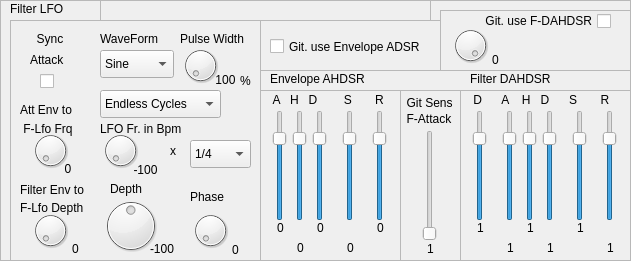
    <widget class="QFrame" name="frame_5">
     <property name="geometry">
      <rect>
       <x>380</x>
       <y>0</y>
       <width>631</width>
       <height>261</height>
      </rect>
     </property>
     <property name="frameShape">
      <enum>QFrame::StyledPanel</enum>
     </property>
     <property name="frameShadow">
      <enum>QFrame::Raised</enum>
     </property>
     <widget class="QFrame" name="frame_16">
      <property name="geometry">
       <rect>
        <x>460</x>
        <y>90</y>
        <width>171</width>
        <height>171</height>
       </rect>
      </property>
      <property name="frameShape">
       <enum>QFrame::StyledPanel</enum>
      </property>
      <property name="frameShadow">
       <enum>QFrame::Raised</enum>
      </property>
      <widget class="QSlider" name="verticalSlider_FilterDelay">
       <property name="geometry">
        <rect>
         <x>10</x>
         <y>20</y>
         <width>20</width>
         <height>111</height>
        </rect>
       </property>
       <property name="maximum">
        <number>127</number>
       </property>
       <property name="sliderPosition">
        <number>99</number>
       </property>
       <property name="orientation">
        <enum>Qt::Vertical</enum>
       </property>
      </widget>
      <widget class="QSlider" name="verticalSlider_FilterSustain">
       <property name="geometry">
        <rect>
         <x>110</x>
         <y>20</y>
         <width>20</width>
         <height>111</height>
        </rect>
       </property>
       <property name="maximum">
        <number>100</number>
       </property>
       <property name="value">
        <number>78</number>
       </property>
       <property name="orientation">
        <enum>Qt::Vertical</enum>
       </property>
      </widget>
      <widget class="QSlider" name="verticalSlider_FilterRelease">
       <property name="geometry">
        <rect>
         <x>140</x>
         <y>20</y>
         <width>20</width>
         <height>111</height>
        </rect>
       </property>
       <property name="maximum">
        <number>127</number>
       </property>
       <property name="value">
        <number>99</number>
       </property>
       <property name="orientation">
        <enum>Qt::Vertical</enum>
       </property>
      </widget>
      <widget class="QSlider" name="verticalSlider_FilterAttack">
       <property name="geometry">
        <rect>
         <x>40</x>
         <y>20</y>
         <width>20</width>
         <height>111</height>
        </rect>
       </property>
       <property name="maximum">
        <number>127</number>
       </property>
       <property name="sliderPosition">
        <number>99</number>
       </property>
       <property name="orientation">
        <enum>Qt::Vertical</enum>
       </property>
      </widget>
      <widget class="QSlider" name="verticalSlider_FilterHold">
       <property name="geometry">
        <rect>
         <x>60</x>
         <y>20</y>
         <width>20</width>
         <height>111</height>
        </rect>
       </property>
       <property name="maximum">
        <number>127</number>
       </property>
       <property name="sliderPosition">
        <number>99</number>
       </property>
       <property name="orientation">
        <enum>Qt::Vertical</enum>
       </property>
      </widget>
      <widget class="QSlider" name="verticalSlider_FilterDecay">
       <property name="geometry">
        <rect>
         <x>80</x>
         <y>20</y>
         <width>20</width>
         <height>111</height>
        </rect>
       </property>
       <property name="maximum">
        <number>127</number>
       </property>
       <property name="sliderPosition">
        <number>99</number>
       </property>
       <property name="orientation">
        <enum>Qt::Vertical</enum>
       </property>
      </widget>
      <widget class="QLabel" name="label_FilterAttack">
       <property name="geometry">
        <rect>
         <x>30</x>
         <y>150</y>
         <width>41</width>
         <height>16</height>
        </rect>
       </property>
       <property name="text">
        <string>1</string>
       </property>
       <property name="alignment">
        <set>Qt::AlignCenter</set>
       </property>
      </widget>
      <widget class="QLabel" name="label_FilterRelease">
       <property name="geometry">
        <rect>
         <x>130</x>
         <y>150</y>
         <width>41</width>
         <height>16</height>
        </rect>
       </property>
       <property name="text">
        <string>1</string>
       </property>
       <property name="alignment">
        <set>Qt::AlignCenter</set>
       </property>
      </widget>
      <widget class="QLabel" name="label_FilterDecay">
       <property name="geometry">
        <rect>
         <x>70</x>
         <y>150</y>
         <width>41</width>
         <height>16</height>
        </rect>
       </property>
       <property name="text">
        <string>1</string>
       </property>
       <property name="alignment">
        <set>Qt::AlignCenter</set>
       </property>
      </widget>
      <widget class="QLabel" name="label_FilterDelay">
       <property name="geometry">
        <rect>
         <x>0</x>
         <y>130</y>
         <width>41</width>
         <height>16</height>
        </rect>
       </property>
       <property name="text">
        <string>1</string>
       </property>
       <property name="alignment">
        <set>Qt::AlignCenter</set>
       </property>
      </widget>
      <widget class="QLabel" name="label_FilterHold">
       <property name="geometry">
        <rect>
         <x>50</x>
         <y>130</y>
         <width>41</width>
         <height>16</height>
        </rect>
       </property>
       <property name="text">
        <string>1</string>
       </property>
       <property name="alignment">
        <set>Qt::AlignCenter</set>
       </property>
      </widget>
      <widget class="QLabel" name="label_FilterSustain">
       <property name="geometry">
        <rect>
         <x>100</x>
         <y>130</y>
         <width>41</width>
         <height>16</height>
        </rect>
       </property>
       <property name="text">
        <string>1</string>
       </property>
       <property name="alignment">
        <set>Qt::AlignCenter</set>
       </property>
      </widget>
      <widget class="QLabel" name="label_58">
       <property name="geometry">
        <rect>
         <x>10</x>
         <y>0</y>
         <width>151</width>
         <height>20</height>
        </rect>
       </property>
       <property name="text">
        <string> D      A    H   D      S       R</string>
       </property>
      </widget>
     </widget>
     <widget class="QFrame" name="frame_44">
      <property name="geometry">
       <rect>
        <x>10</x>
        <y>20</y>
        <width>251</width>
        <height>241</height>
       </rect>
      </property>
      <property name="frameShape">
       <enum>QFrame::StyledPanel</enum>
      </property>
      <property name="frameShadow">
       <enum>QFrame::Raised</enum>
      </property>
      <widget class="QLabel" name="label_73">
       <property name="geometry">
        <rect>
         <x>100</x>
         <y>160</y>
         <width>41</width>
         <height>18</height>
        </rect>
       </property>
       <property name="text">
        <string>Depth</string>
       </property>
      </widget>
      <widget class="QDial" name="dial_21FilterLFOPulseWide">
       <property name="geometry">
        <rect>
         <x>170</x>
         <y>20</y>
         <width>41</width>
         <height>51</height>
        </rect>
       </property>
       <property name="maximum">
        <number>127</number>
       </property>
      </widget>
      <widget class="QLabel" name="label_91">
       <property name="geometry">
        <rect>
         <x>180</x>
         <y>170</y>
         <width>41</width>
         <height>21</height>
        </rect>
       </property>
       <property name="text">
        <string>Phase</string>
       </property>
       <property name="alignment">
        <set>Qt::AlignLeading|Qt::AlignLeft|Qt::AlignTop</set>
       </property>
      </widget>
      <widget class="QComboBox" name="comboBox_5FilterLFOWafeForm">
       <property name="geometry">
        <rect>
         <x>90</x>
         <y>30</y>
         <width>74</width>
         <height>28</height>
        </rect>
       </property>
       <property name="maxVisibleItems">
        <number>12</number>
       </property>
       <item>
        <property name="text">
         <string>Sine</string>
        </property>
       </item>
       <item>
        <property name="text">
         <string>Saw</string>
        </property>
       </item>
       <item>
        <property name="text">
         <string>Saw-R</string>
        </property>
       </item>
       <item>
        <property name="text">
         <string>Sqare</string>
        </property>
       </item>
       <item>
        <property name="text">
         <string>Triangle</string>
        </property>
       </item>
       <item>
        <property name="text">
         <string>Pulse</string>
        </property>
       </item>
       <item>
        <property name="text">
         <string>Ramp Up</string>
        </property>
       </item>
       <item>
        <property name="text">
         <string>Ramp Down</string>
        </property>
       </item>
       <item>
        <property name="text">
         <string>Step Up</string>
        </property>
       </item>
       <item>
        <property name="text">
         <string>Step Down</string>
        </property>
       </item>
       <item>
        <property name="text">
         <string>Hui</string>
        </property>
       </item>
       <item>
        <property name="text">
         <string>Hoi</string>
        </property>
       </item>
      </widget>
      <widget class="QLabel" name="label_69">
       <property name="geometry">
        <rect>
         <x>170</x>
         <y>10</y>
         <width>81</width>
         <height>18</height>
        </rect>
       </property>
       <property name="text">
        <string>Pulse Width</string>
       </property>
      </widget>
      <widget class="QLabel" name="label_71">
       <property name="geometry">
        <rect>
         <x>90</x>
         <y>100</y>
         <width>101</width>
         <height>18</height>
        </rect>
       </property>
       <property name="text">
        <string>LFO Fr. in Bpm</string>
       </property>
      </widget>
      <widget class="QComboBox" name="comboBox_6FilterLFOBpmMultip">
       <property name="geometry">
        <rect>
         <x>180</x>
         <y>120</y>
         <width>61</width>
         <height>28</height>
        </rect>
       </property>
       <property name="currentIndex">
        <number>7</number>
       </property>
       <item>
        <property name="text">
         <string>.1/1</string>
        </property>
       </item>
       <item>
        <property name="text">
         <string>1/1</string>
        </property>
       </item>
       <item>
        <property name="text">
         <string>T1/1</string>
        </property>
       </item>
       <item>
        <property name="text">
         <string>. 1/2</string>
        </property>
       </item>
       <item>
        <property name="text">
         <string>1/2</string>
        </property>
       </item>
       <item>
        <property name="text">
         <string>T1/2</string>
        </property>
       </item>
       <item>
        <property name="text">
         <string>. 1/4</string>
        </property>
       </item>
       <item>
        <property name="text">
         <string>1/4</string>
        </property>
       </item>
       <item>
        <property name="text">
         <string>T1/4</string>
        </property>
       </item>
       <item>
        <property name="text">
         <string>.1/8</string>
        </property>
       </item>
       <item>
        <property name="text">
         <string>1/8</string>
        </property>
       </item>
       <item>
        <property name="text">
         <string>T1/8</string>
        </property>
       </item>
       <item>
        <property name="text">
         <string>.1/16</string>
        </property>
       </item>
       <item>
        <property name="text">
         <string>1/16</string>
        </property>
       </item>
       <item>
        <property name="text">
         <string>T1/16</string>
        </property>
       </item>
       <item>
        <property name="text">
         <string>.1/32</string>
        </property>
       </item>
       <item>
        <property name="text">
         <string>1/32</string>
        </property>
       </item>
       <item>
        <property name="text">
         <string>T1/32</string>
        </property>
       </item>
       <item>
        <property name="text">
         <string>.1/64</string>
        </property>
       </item>
       <item>
        <property name="text">
         <string>1/64</string>
        </property>
       </item>
       <item>
        <property name="text">
         <string>T1/64</string>
        </property>
       </item>
      </widget>
      <widget class="QLabel" name="label_67">
       <property name="geometry">
        <rect>
         <x>90</x>
         <y>10</y>
         <width>71</width>
         <height>18</height>
        </rect>
       </property>
       <property name="text">
        <string>WaveForm</string>
       </property>
      </widget>
      <widget class="QLabel" name="label_68FilterLfoPulseWide">
       <property name="geometry">
        <rect>
         <x>200</x>
         <y>50</y>
         <width>31</width>
         <height>20</height>
        </rect>
       </property>
       <property name="text">
        <string>100</string>
       </property>
       <property name="alignment">
        <set>Qt::AlignCenter</set>
       </property>
      </widget>
      <widget class="QDial" name="dial_FilterLfoDepth">
       <property name="geometry">
        <rect>
         <x>90</x>
         <y>170</y>
         <width>61</width>
         <height>71</height>
        </rect>
       </property>
       <property name="maximum">
        <number>127</number>
       </property>
       <property name="value">
        <number>64</number>
       </property>
      </widget>
      <widget class="QLabel" name="label_FilterLfoDepth">
       <property name="geometry">
        <rect>
         <x>140</x>
         <y>220</y>
         <width>31</width>
         <height>18</height>
        </rect>
       </property>
       <property name="text">
        <string>-100</string>
       </property>
      </widget>
      <widget class="QLabel" name="label_41">
       <property name="geometry">
        <rect>
         <x>230</x>
         <y>50</y>
         <width>21</width>
         <height>21</height>
        </rect>
       </property>
       <property name="text">
        <string>%</string>
       </property>
      </widget>
      <widget class="QDial" name="dial_FilterLFO_Phase">
       <property name="geometry">
        <rect>
         <x>180</x>
         <y>190</y>
         <width>41</width>
         <height>41</height>
        </rect>
       </property>
       <property name="maximum">
        <number>127</number>
       </property>
      </widget>
      <widget class="QLabel" name="label_Filter_LFO_Phase">
       <property name="geometry">
        <rect>
         <x>210</x>
         <y>220</y>
         <width>31</width>
         <height>20</height>
        </rect>
       </property>
       <property name="text">
        <string>0</string>
       </property>
       <property name="alignment">
        <set>Qt::AlignCenter</set>
       </property>
      </widget>
      <widget class="QDial" name="dialFilterLFOBPM">
       <property name="geometry">
        <rect>
         <x>90</x>
         <y>110</y>
         <width>41</width>
         <height>41</height>
        </rect>
       </property>
       <property name="maximum">
        <number>127</number>
       </property>
      </widget>
      <widget class="QLabel" name="label_18FilterLFOBPM">
       <property name="geometry">
        <rect>
         <x>120</x>
         <y>140</y>
         <width>31</width>
         <height>20</height>
        </rect>
       </property>
       <property name="text">
        <string>-100</string>
       </property>
       <property name="alignment">
        <set>Qt::AlignCenter</set>
       </property>
      </widget>
      <widget class="QLabel" name="label_43">
       <property name="geometry">
        <rect>
         <x>160</x>
         <y>120</y>
         <width>21</width>
         <height>21</height>
        </rect>
       </property>
       <property name="text">
        <string>x</string>
       </property>
       <property name="alignment">
        <set>Qt::AlignLeading|Qt::AlignLeft|Qt::AlignVCenter</set>
       </property>
      </widget>
      <widget class="QCheckBox" name="checkBoxFilterLfoSyncToAttack">
       <property name="geometry">
        <rect>
         <x>30</x>
         <y>50</y>
         <width>21</width>
         <height>22</height>
        </rect>
       </property>
       <property name="text">
        <string/>
       </property>
      </widget>
      <widget class="QLabel" name="label_186">
       <property name="geometry">
        <rect>
         <x>20</x>
         <y>10</y>
         <width>41</width>
         <height>18</height>
        </rect>
       </property>
       <property name="text">
        <string>  Sync</string>
       </property>
      </widget>
      <widget class="QLabel" name="label_187">
       <property name="geometry">
        <rect>
         <x>20</x>
         <y>30</y>
         <width>41</width>
         <height>20</height>
        </rect>
       </property>
       <property name="text">
        <string>Attack</string>
       </property>
      </widget>
      <widget class="QDial" name="dial_FilterLfoATTCKtoFreq">
       <property name="geometry">
        <rect>
         <x>20</x>
         <y>110</y>
         <width>41</width>
         <height>41</height>
        </rect>
       </property>
       <property name="maximum">
        <number>127</number>
       </property>
      </widget>
      <widget class="QLabel" name="label_189">
       <property name="geometry">
        <rect>
         <x>10</x>
         <y>100</y>
         <width>59</width>
         <height>18</height>
        </rect>
       </property>
       <property name="text">
        <string> F-Lfo Frq</string>
       </property>
      </widget>
      <widget class="QLabel" name="label_188">
       <property name="geometry">
        <rect>
         <x>10</x>
         <y>80</y>
         <width>61</width>
         <height>20</height>
        </rect>
       </property>
       <property name="text">
        <string>Att Env to</string>
       </property>
      </widget>
      <widget class="QLabel" name="label_FilterLfoAttackToFreq">
       <property name="geometry">
        <rect>
         <x>50</x>
         <y>140</y>
         <width>16</width>
         <height>18</height>
        </rect>
       </property>
       <property name="text">
        <string>0</string>
       </property>
       <property name="alignment">
        <set>Qt::AlignCenter</set>
       </property>
      </widget>
      <widget class="QLabel" name="label_191">
       <property name="geometry">
        <rect>
         <x>10</x>
         <y>180</y>
         <width>71</width>
         <height>16</height>
        </rect>
       </property>
       <property name="text">
        <string>F-Lfo Depth</string>
       </property>
      </widget>
      <widget class="QLabel" name="label_FilterLfoAttackToDepth">
       <property name="geometry">
        <rect>
         <x>50</x>
         <y>220</y>
         <width>31</width>
         <height>18</height>
        </rect>
       </property>
       <property name="text">
        <string>0</string>
       </property>
       <property name="alignment">
        <set>Qt::AlignCenter</set>
       </property>
      </widget>
      <widget class="QDial" name="dial_FilterLfoATTCKtoDepth">
       <property name="geometry">
        <rect>
         <x>20</x>
         <y>190</y>
         <width>41</width>
         <height>41</height>
        </rect>
       </property>
       <property name="maximum">
        <number>127</number>
       </property>
      </widget>
      <widget class="QLabel" name="label_190">
       <property name="geometry">
        <rect>
         <x>10</x>
         <y>160</y>
         <width>81</width>
         <height>20</height>
        </rect>
       </property>
       <property name="text">
        <string>Filter Env to</string>
       </property>
      </widget>
      <widget class="QComboBox" name="comboBox_FilterLfoCycles">
       <property name="geometry">
        <rect>
         <x>90</x>
         <y>70</y>
         <width>121</width>
         <height>28</height>
        </rect>
       </property>
       <item>
        <property name="text">
         <string>Endless Cycles</string>
        </property>
       </item>
       <item>
        <property name="text">
         <string>1 Cycle</string>
        </property>
       </item>
       <item>
        <property name="text">
         <string>2 Cycles</string>
        </property>
       </item>
       <item>
        <property name="text">
         <string>3 Cycles</string>
        </property>
       </item>
       <item>
        <property name="text">
         <string>4 Cycles</string>
        </property>
       </item>
       <item>
        <property name="text">
         <string>5 Cycles</string>
        </property>
       </item>
       <item>
        <property name="text">
         <string>6 Cycles</string>
        </property>
       </item>
       <item>
        <property name="text">
         <string>7 Cycles</string>
        </property>
       </item>
       <item>
        <property name="text">
         <string>8 Cycles</string>
        </property>
       </item>
       <item>
        <property name="text">
         <string>9 Cycles</string>
        </property>
       </item>
       <item>
        <property name="text">
         <string>10 Cycles</string>
        </property>
       </item>
      </widget>
     </widget>
     <widget class="QLabel" name="label_70">
      <property name="geometry">
       <rect>
        <x>10</x>
        <y>0</y>
        <width>61</width>
        <height>18</height>
       </rect>
      </property>
      <property name="text">
       <string>Filter LFO</string>
      </property>
     </widget>
     <widget class="QFrame" name="frame_24">
      <property name="geometry">
       <rect>
        <x>260</x>
        <y>90</y>
        <width>141</width>
        <height>171</height>
       </rect>
      </property>
      <property name="frameShape">
       <enum>QFrame::StyledPanel</enum>
      </property>
      <property name="frameShadow">
       <enum>QFrame::Raised</enum>
      </property>
      <widget class="QSlider" name="verticalSlider_envelopeAttack">
       <property name="geometry">
        <rect>
         <x>10</x>
         <y>20</y>
         <width>20</width>
         <height>111</height>
        </rect>
       </property>
       <property name="maximum">
        <number>127</number>
       </property>
       <property name="sliderPosition">
        <number>99</number>
       </property>
       <property name="orientation">
        <enum>Qt::Vertical</enum>
       </property>
      </widget>
      <widget class="QSlider" name="verticalSlider_envelopeRelease">
       <property name="geometry">
        <rect>
         <x>110</x>
         <y>20</y>
         <width>20</width>
         <height>111</height>
        </rect>
       </property>
       <property name="maximum">
        <number>127</number>
       </property>
       <property name="sliderPosition">
        <number>99</number>
       </property>
       <property name="orientation">
        <enum>Qt::Vertical</enum>
       </property>
      </widget>
      <widget class="QSlider" name="verticalSlider_envelopeHold">
       <property name="geometry">
        <rect>
         <x>30</x>
         <y>20</y>
         <width>20</width>
         <height>111</height>
        </rect>
       </property>
       <property name="maximum">
        <number>127</number>
       </property>
       <property name="sliderPosition">
        <number>99</number>
       </property>
       <property name="orientation">
        <enum>Qt::Vertical</enum>
       </property>
      </widget>
      <widget class="QSlider" name="verticalSlider_envelopeDecay">
       <property name="geometry">
        <rect>
         <x>50</x>
         <y>20</y>
         <width>20</width>
         <height>111</height>
        </rect>
       </property>
       <property name="maximum">
        <number>127</number>
       </property>
       <property name="sliderPosition">
        <number>99</number>
       </property>
       <property name="orientation">
        <enum>Qt::Vertical</enum>
       </property>
      </widget>
      <widget class="QSlider" name="verticalSlider_envelopeSustain">
       <property name="geometry">
        <rect>
         <x>80</x>
         <y>20</y>
         <width>20</width>
         <height>111</height>
        </rect>
       </property>
       <property name="maximum">
        <number>100</number>
       </property>
       <property name="sliderPosition">
        <number>78</number>
       </property>
       <property name="orientation">
        <enum>Qt::Vertical</enum>
       </property>
      </widget>
      <widget class="QLabel" name="label_EnvelopeHold">
       <property name="geometry">
        <rect>
         <x>20</x>
         <y>150</y>
         <width>41</width>
         <height>16</height>
        </rect>
       </property>
       <property name="text">
        <string>0</string>
       </property>
       <property name="alignment">
        <set>Qt::AlignCenter</set>
       </property>
      </widget>
      <widget class="QLabel" name="label_EnvelopeSustain">
       <property name="geometry">
        <rect>
         <x>70</x>
         <y>150</y>
         <width>41</width>
         <height>16</height>
        </rect>
       </property>
       <property name="text">
        <string>0</string>
       </property>
       <property name="alignment">
        <set>Qt::AlignCenter</set>
       </property>
      </widget>
      <widget class="QLabel" name="label_EnvelopeAttack">
       <property name="geometry">
        <rect>
         <x>0</x>
         <y>130</y>
         <width>41</width>
         <height>16</height>
        </rect>
       </property>
       <property name="text">
        <string>0</string>
       </property>
       <property name="alignment">
        <set>Qt::AlignCenter</set>
       </property>
      </widget>
      <widget class="QLabel" name="label_EnvelopeDecay">
       <property name="geometry">
        <rect>
         <x>40</x>
         <y>130</y>
         <width>41</width>
         <height>16</height>
        </rect>
       </property>
       <property name="text">
        <string>0</string>
       </property>
       <property name="alignment">
        <set>Qt::AlignCenter</set>
       </property>
      </widget>
      <widget class="QLabel" name="label_EnvelopeRelease">
       <property name="geometry">
        <rect>
         <x>100</x>
         <y>130</y>
         <width>41</width>
         <height>16</height>
        </rect>
       </property>
       <property name="text">
        <string>0</string>
       </property>
       <property name="alignment">
        <set>Qt::AlignCenter</set>
       </property>
      </widget>
      <widget class="QLabel" name="label_100">
       <property name="geometry">
        <rect>
         <x>10</x>
         <y>0</y>
         <width>131</width>
         <height>20</height>
        </rect>
       </property>
       <property name="text">
        <string> A   H   D        S       R</string>
       </property>
      </widget>
     </widget>
     <widget class="QFrame" name="frame_21">
      <property name="geometry">
       <rect>
        <x>400</x>
        <y>90</y>
        <width>61</width>
        <height>171</height>
       </rect>
      </property>
      <property name="frameShape">
       <enum>QFrame::StyledPanel</enum>
      </property>
      <property name="frameShadow">
       <enum>QFrame::Raised</enum>
      </property>
      <widget class="QSlider" name="verticalSliderGitarSensingAttack">
       <property name="geometry">
        <rect>
         <x>20</x>
         <y>40</y>
         <width>20</width>
         <height>111</height>
        </rect>
       </property>
       <property name="maximum">
        <number>127</number>
       </property>
       <property name="orientation">
        <enum>Qt::Vertical</enum>
       </property>
      </widget>
      <widget class="QLabel" name="label_GitSensAttack">
       <property name="geometry">
        <rect>
         <x>10</x>
         <y>150</y>
         <width>41</width>
         <height>18</height>
        </rect>
       </property>
       <property name="text">
        <string>1</string>
       </property>
       <property name="alignment">
        <set>Qt::AlignCenter</set>
       </property>
      </widget>
      <widget class="QLabel" name="label_84">
       <property name="geometry">
        <rect>
         <x>0</x>
         <y>20</y>
         <width>61</width>
         <height>18</height>
        </rect>
       </property>
       <property name="text">
        <string>  F-Attack</string>
       </property>
      </widget>
      <widget class="QLabel" name="label_85">
       <property name="geometry">
        <rect>
         <x>0</x>
         <y>-3</y>
         <width>61</width>
         <height>31</height>
        </rect>
       </property>
       <property name="text">
        <string>  Git Sens</string>
       </property>
      </widget>
     </widget>
     <widget class="QLabel" name="label_46">
      <property name="geometry">
       <rect>
        <x>270</x>
        <y>70</y>
        <width>111</width>
        <height>18</height>
       </rect>
      </property>
      <property name="text">
       <string>Envelope AHDSR</string>
      </property>
     </widget>
     <widget class="QLabel" name="label_57">
      <property name="geometry">
       <rect>
        <x>470</x>
        <y>70</y>
        <width>101</width>
        <height>18</height>
       </rect>
      </property>
      <property name="text">
       <string>Filter DAHDSR</string>
      </property>
     </widget>
     <widget class="QFrame" name="frame_28">
      <property name="geometry">
       <rect>
        <x>440</x>
        <y>10</y>
        <width>191</width>
        <height>61</height>
       </rect>
      </property>
      <property name="frameShape">
       <enum>QFrame::StyledPanel</enum>
      </property>
      <property name="frameShadow">
       <enum>QFrame::Raised</enum>
      </property>
      <widget class="QDial" name="dial_GuitarFilterStaticVelocity">
       <property name="geometry">
        <rect>
         <x>10</x>
         <y>10</y>
         <width>41</width>
         <height>51</height>
        </rect>
       </property>
       <property name="maximum">
        <number>127</number>
       </property>
       <property name="value">
        <number>127</number>
       </property>
      </widget>
      <widget class="QCheckBox" name="checkBox_GuitarUseFilterDAHDSR">
       <property name="geometry">
        <rect>
         <x>10</x>
         <y>0</y>
         <width>161</width>
         <height>22</height>
        </rect>
       </property>
       <property name="layoutDirection">
        <enum>Qt::RightToLeft</enum>
       </property>
       <property name="text">
        <string>Git. use F-DAHDSR</string>
       </property>
      </widget>
      <widget class="QLabel" name="label_GuitarFilterStaticVelocety">
       <property name="geometry">
        <rect>
         <x>40</x>
         <y>40</y>
         <width>31</width>
         <height>20</height>
        </rect>
       </property>
       <property name="text">
        <string>0</string>
       </property>
       <property name="alignment">
        <set>Qt::AlignCenter</set>
       </property>
      </widget>
      <widget class="QLabel" name="label_StaticOrDynamicEnvelope">
       <property name="geometry">
        <rect>
         <x>60</x>
         <y>20</y>
         <width>121</width>
         <height>20</height>
        </rect>
       </property>
       <property name="text">
        <string/>
       </property>
      </widget>
     </widget>
     <widget class="QFrame" name="frame_29">
      <property name="geometry">
       <rect>
        <x>260</x>
        <y>20</y>
        <width>181</width>
        <height>51</height>
       </rect>
      </property>
      <property name="frameShape">
       <enum>QFrame::StyledPanel</enum>
      </property>
      <property name="frameShadow">
       <enum>QFrame::Raised</enum>
      </property>
      <widget class="QCheckBox" name="checkBoxGuitarUseEnvelopeAHDSR">
       <property name="geometry">
        <rect>
         <x>10</x>
         <y>11</y>
         <width>171</width>
         <height>31</height>
        </rect>
       </property>
       <property name="text">
        <string>Git. use Envelope ADSR</string>
       </property>
      </widget>
     </widget>
     <widget class="QFrame" name="frame_Messages">
      <property name="geometry">
       <rect>
        <x>100</x>
        <y>0</y>
        <width>331</width>
        <height>21</height>
       </rect>
      </property>
      <property name="frameShape">
       <enum>QFrame::StyledPanel</enum>
      </property>
      <property name="frameShadow">
       <enum>QFrame::Raised</enum>
      </property>
      <widget class="QLabel" name="label_Messages">
       <property name="geometry">
        <rect>
         <x>10</x>
         <y>0</y>
         <width>311</width>
         <height>20</height>
        </rect>
       </property>
       <property name="text">
        <string/>
       </property>
       <property name="alignment">
        <set>Qt::AlignCenter</set>
       </property>
      </widget>
     </widget>
    </widget>
